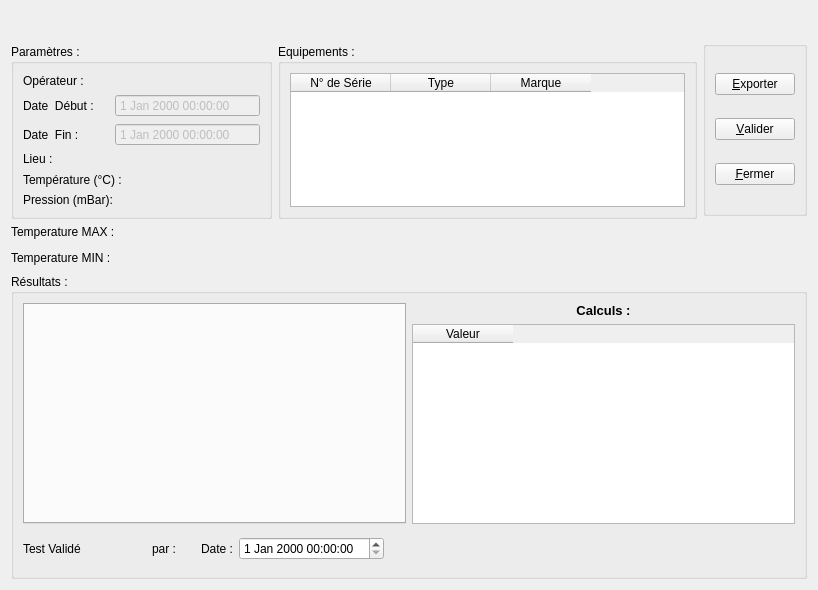
<?xml version="1.0" encoding="UTF-8"?>
<ui version="4.0">
 <class>et_GenerateurRapportTest</class>
 <widget class="QWidget" name="et_GenerateurRapportTest">
  <property name="geometry">
   <rect>
    <x>0</x>
    <y>0</y>
    <width>818</width>
    <height>590</height>
   </rect>
  </property>
  <property name="windowTitle">
   <string>Form</string>
  </property>
  <layout class="QGridLayout" name="gridLayout_5">
   <item row="2" column="0">
    <layout class="QGridLayout" name="gridLayout_8">
     <item row="1" column="0">
      <widget class="QLabel" name="label_Temp_min">
       <property name="text">
        <string>Temperature MIN :</string>
       </property>
      </widget>
     </item>
     <item row="0" column="0">
      <widget class="QLabel" name="label_Temp_max">
       <property name="text">
        <string>Temperature MAX :</string>
       </property>
      </widget>
     </item>
     <item row="0" column="1">
      <widget class="QLabel" name="labelTempMax">
       <property name="text">
        <string/>
       </property>
      </widget>
     </item>
     <item row="1" column="1">
      <widget class="QLabel" name="labelTempMin">
       <property name="text">
        <string/>
       </property>
      </widget>
     </item>
     <item row="0" column="2">
      <spacer name="horizontalSpacer_2">
       <property name="orientation">
        <enum>Qt::Horizontal</enum>
       </property>
       <property name="sizeHint" stdset="0">
        <size>
         <width>40</width>
         <height>20</height>
        </size>
       </property>
      </spacer>
     </item>
     <item row="1" column="2">
      <spacer name="horizontalSpacer_3">
       <property name="orientation">
        <enum>Qt::Horizontal</enum>
       </property>
       <property name="sizeHint" stdset="0">
        <size>
         <width>40</width>
         <height>20</height>
        </size>
       </property>
      </spacer>
     </item>
    </layout>
   </item>
   <item row="1" column="0">
    <layout class="QHBoxLayout" name="horizontalLayout_7">
     <item>
      <layout class="QHBoxLayout" name="horizontalLayout_6">
       <item>
        <widget class="QGroupBox" name="groupBox">
         <property name="minimumSize">
          <size>
           <width>261</width>
           <height>175</height>
          </size>
         </property>
         <property name="maximumSize">
          <size>
           <width>271</width>
           <height>169</height>
          </size>
         </property>
         <property name="title">
          <string>Paramètres :</string>
         </property>
         <layout class="QVBoxLayout" name="verticalLayout">
          <item>
           <layout class="QHBoxLayout" name="horizontalLayout_2">
            <item>
             <widget class="QLabel" name="label_Operateur">
              <property name="maximumSize">
               <size>
                <width>73</width>
                <height>16777215</height>
               </size>
              </property>
              <property name="text">
               <string>Opérateur :</string>
              </property>
             </widget>
            </item>
            <item>
             <widget class="QLabel" name="labelOperateur">
              <property name="text">
               <string/>
              </property>
             </widget>
            </item>
           </layout>
          </item>
          <item>
           <layout class="QHBoxLayout" name="horizontalLayout">
            <item>
             <widget class="QLabel" name="label_DateDeb">
              <property name="maximumSize">
               <size>
                <width>86</width>
                <height>16777215</height>
               </size>
              </property>
              <property name="text">
               <string>Date  Début :</string>
              </property>
             </widget>
            </item>
            <item>
             <widget class="QDateTimeEdit" name="dateTimeEdit_datedebut">
              <property name="enabled">
               <bool>false</bool>
              </property>
              <property name="focusPolicy">
               <enum>Qt::StrongFocus</enum>
              </property>
              <property name="contextMenuPolicy">
               <enum>Qt::DefaultContextMenu</enum>
              </property>
              <property name="wrapping">
               <bool>false</bool>
              </property>
              <property name="frame">
               <bool>true</bool>
              </property>
              <property name="readOnly">
               <bool>true</bool>
              </property>
              <property name="buttonSymbols">
               <enum>QAbstractSpinBox::NoButtons</enum>
              </property>
              <property name="keyboardTracking">
               <bool>true</bool>
              </property>
             </widget>
            </item>
           </layout>
          </item>
          <item>
           <layout class="QHBoxLayout" name="horizontalLayout_8">
            <item>
             <widget class="QLabel" name="label_Datefin">
              <property name="maximumSize">
               <size>
                <width>86</width>
                <height>16777215</height>
               </size>
              </property>
              <property name="text">
               <string>Date  Fin :</string>
              </property>
             </widget>
            </item>
            <item>
             <widget class="QDateTimeEdit" name="dateTimeEdit_datefin">
              <property name="enabled">
               <bool>false</bool>
              </property>
              <property name="focusPolicy">
               <enum>Qt::StrongFocus</enum>
              </property>
              <property name="contextMenuPolicy">
               <enum>Qt::DefaultContextMenu</enum>
              </property>
              <property name="wrapping">
               <bool>false</bool>
              </property>
              <property name="frame">
               <bool>true</bool>
              </property>
              <property name="readOnly">
               <bool>true</bool>
              </property>
              <property name="buttonSymbols">
               <enum>QAbstractSpinBox::NoButtons</enum>
              </property>
              <property name="keyboardTracking">
               <bool>true</bool>
              </property>
             </widget>
            </item>
           </layout>
          </item>
          <item>
           <layout class="QHBoxLayout" name="horizontalLayout_3">
            <item>
             <widget class="QLabel" name="label_Lieu">
              <property name="maximumSize">
               <size>
                <width>35</width>
                <height>16777215</height>
               </size>
              </property>
              <property name="text">
               <string>Lieu :</string>
              </property>
             </widget>
            </item>
            <item>
             <widget class="QLabel" name="labelLieu">
              <property name="text">
               <string/>
              </property>
             </widget>
            </item>
           </layout>
          </item>
          <item>
           <layout class="QHBoxLayout" name="horizontalLayout_4">
            <item>
             <widget class="QLabel" name="label_Temp">
              <property name="maximumSize">
               <size>
                <width>131</width>
                <height>17</height>
               </size>
              </property>
              <property name="text">
               <string>Température (°C) :</string>
              </property>
             </widget>
            </item>
            <item>
             <widget class="QLabel" name="labelTemp">
              <property name="text">
               <string/>
              </property>
             </widget>
            </item>
           </layout>
          </item>
          <item>
           <layout class="QHBoxLayout" name="horizontalLayout_5">
            <item>
             <widget class="QLabel" name="label_Pression">
              <property name="maximumSize">
               <size>
                <width>114</width>
                <height>15</height>
               </size>
              </property>
              <property name="text">
               <string>Pression (mBar):</string>
              </property>
             </widget>
            </item>
            <item>
             <widget class="QLabel" name="labelPression">
              <property name="text">
               <string/>
              </property>
             </widget>
            </item>
           </layout>
          </item>
         </layout>
        </widget>
       </item>
       <item>
        <widget class="QGroupBox" name="groupBox_4">
         <property name="minimumSize">
          <size>
           <width>282</width>
           <height>175</height>
          </size>
         </property>
         <property name="maximumSize">
          <size>
           <width>16777215</width>
           <height>169</height>
          </size>
         </property>
         <property name="title">
          <string>Equipements :</string>
         </property>
         <layout class="QGridLayout" name="gridLayout_2">
          <item row="0" column="0">
           <widget class="QTableWidget" name="tableWidget_Equip">
            <property name="editTriggers">
             <set>QAbstractItemView::NoEditTriggers</set>
            </property>
            <column>
             <property name="text">
              <string>N° de Série</string>
             </property>
            </column>
            <column>
             <property name="text">
              <string>Type</string>
             </property>
            </column>
            <column>
             <property name="text">
              <string>Marque</string>
             </property>
            </column>
           </widget>
          </item>
         </layout>
        </widget>
       </item>
      </layout>
     </item>
     <item>
      <widget class="QGroupBox" name="groupBox_2">
       <property name="maximumSize">
        <size>
         <width>111</width>
         <height>16777215</height>
        </size>
       </property>
       <property name="title">
        <string/>
       </property>
       <layout class="QGridLayout" name="gridLayout_3">
        <item row="2" column="1">
         <widget class="QPushButton" name="button_Fermer">
          <property name="text">
           <string>&amp;Fermer</string>
          </property>
         </widget>
        </item>
        <item row="0" column="1">
         <widget class="QPushButton" name="Button_Exporter">
          <property name="text">
           <string>&amp;Exporter</string>
          </property>
         </widget>
        </item>
        <item row="1" column="1">
         <widget class="QPushButton" name="Button_Valider">
          <property name="text">
           <string>&amp;Valider</string>
          </property>
         </widget>
        </item>
       </layout>
      </widget>
     </item>
    </layout>
   </item>
   <item row="0" column="0">
    <widget class="QLabel" name="label_TypeTest">
     <property name="font">
      <font>
       <family>Andale Mono</family>
       <pointsize>16</pointsize>
      </font>
     </property>
     <property name="text">
      <string/>
     </property>
     <property name="alignment">
      <set>Qt::AlignCenter</set>
     </property>
    </widget>
   </item>
   <item row="3" column="0">
    <widget class="QGroupBox" name="groupBox_3">
     <property name="minimumSize">
      <size>
       <width>671</width>
       <height>0</height>
      </size>
     </property>
     <property name="title">
      <string>Résultats :</string>
     </property>
     <layout class="QGridLayout" name="gridLayout">
      <item row="1" column="0">
       <layout class="QHBoxLayout" name="horizontalLayout_9">
        <item>
         <layout class="QHBoxLayout" name="horizontalLayout_10">
          <item>
           <widget class="QLabel" name="label_TestValide">
            <property name="minimumSize">
             <size>
              <width>110</width>
              <height>0</height>
             </size>
            </property>
            <property name="text">
             <string>Test Validé</string>
            </property>
           </widget>
          </item>
          <item>
           <widget class="QLabel" name="labelTestValide">
            <property name="maximumSize">
             <size>
              <width>30</width>
              <height>16777215</height>
             </size>
            </property>
            <property name="text">
             <string/>
            </property>
           </widget>
          </item>
         </layout>
        </item>
        <item>
         <layout class="QHBoxLayout" name="horizontalLayout_11">
          <item>
           <widget class="QLabel" name="label_ValidePar">
            <property name="minimumSize">
             <size>
              <width>30</width>
              <height>0</height>
             </size>
            </property>
            <property name="text">
             <string>par :</string>
            </property>
           </widget>
          </item>
          <item>
           <widget class="QLabel" name="labelValidePAr">
            <property name="maximumSize">
             <size>
              <width>110</width>
              <height>16777215</height>
             </size>
            </property>
            <property name="text">
             <string/>
            </property>
           </widget>
          </item>
         </layout>
        </item>
        <item>
         <layout class="QHBoxLayout" name="horizontalLayout_12">
          <item>
           <widget class="QLabel" name="label_DateValid">
            <property name="text">
             <string>Date :</string>
            </property>
           </widget>
          </item>
          <item>
           <widget class="QDateTimeEdit" name="dateTimeEdit_DateValid"/>
          </item>
         </layout>
        </item>
        <item>
         <spacer name="horizontalSpacer">
          <property name="orientation">
           <enum>Qt::Horizontal</enum>
          </property>
          <property name="sizeHint" stdset="0">
           <size>
            <width>98</width>
            <height>37</height>
           </size>
          </property>
         </spacer>
        </item>
       </layout>
      </item>
      <item row="0" column="0">
       <layout class="QHBoxLayout" name="horizontalLayout_13">
        <item>
         <widget class="QTabWidget" name="tabWidget">
          <property name="enabled">
           <bool>true</bool>
          </property>
          <property name="currentIndex">
           <number>-1</number>
          </property>
         </widget>
        </item>
        <item>
         <layout class="QVBoxLayout" name="verticalLayout_2">
          <item>
           <widget class="QLabel" name="label">
            <property name="text">
             <string>&lt;!DOCTYPE HTML PUBLIC &quot;-//W3C//DTD HTML 4.0//EN&quot; &quot;http://www.w3.org/TR/REC-html40/strict.dtd&quot;&gt;
&lt;html&gt;&lt;head&gt;&lt;meta name=&quot;qrichtext&quot; content=&quot;1&quot; /&gt;&lt;style type=&quot;text/css&quot;&gt;
p, li { white-space: pre-wrap; }
&lt;/style&gt;&lt;/head&gt;&lt;body style=&quot; font-family:'Sans'; font-size:10pt; font-weight:400; font-style:normal;&quot;&gt;
&lt;p align=&quot;center&quot; style=&quot; margin-top:0px; margin-bottom:0px; margin-left:0px; margin-right:0px; -qt-block-indent:0; text-indent:0px;&quot;&gt;&lt;span style=&quot; font-weight:600; color:#000000;&quot;&gt;Calculs :&lt;/span&gt;&lt;/p&gt;&lt;/body&gt;&lt;/html&gt;</string>
            </property>
           </widget>
          </item>
          <item>
           <widget class="QTableWidget" name="tableWidget_Rdf">
            <property name="minimumSize">
             <size>
              <width>300</width>
              <height>181</height>
             </size>
            </property>
            <property name="editTriggers">
             <set>QAbstractItemView::NoEditTriggers</set>
            </property>
            <column>
             <property name="text">
              <string>Valeur</string>
             </property>
            </column>
           </widget>
          </item>
         </layout>
        </item>
       </layout>
      </item>
     </layout>
    </widget>
   </item>
  </layout>
 </widget>
 <resources/>
 <connections/>
</ui>
